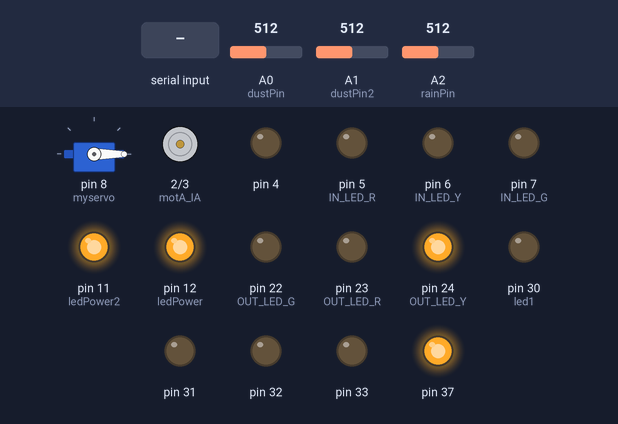
The sketch below on a simulated Arduino Mega 2560, built with avr-gcc and run on an emulated ATmega2560. Parts: servo, motor-driver pin pairs drawn as motors (green arrow = first pin HIGH = forward, orange = second pin HIGH = backward, longer = more drive), output pins drawn as LEDs (lit = HIGH). The test bench sets the inputs (shaded band); at power-on: A2 (rainPin) = 512, A0 (dustPin) = 512, A1 (dustPin2) = 512. What the sketch prints to the serial monitor is not drawn.

Above: at 7.0 s.
7.1 s: "y" received over Serial
At 14.9 s:
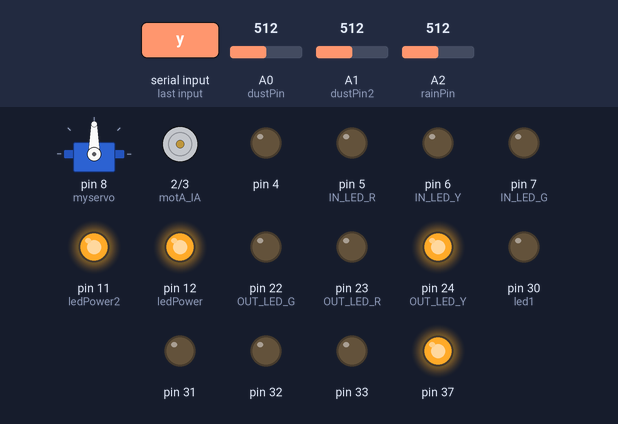
15.2 s: A2 (rainPin) set to 88
28.5 s: A2 (rainPin) set to 72
At 29.0 s:
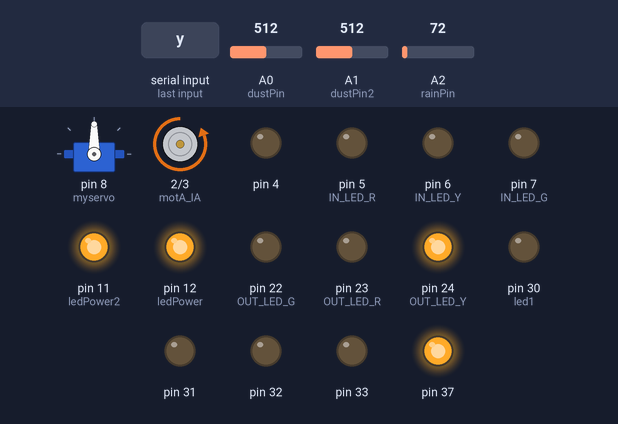
35.9 s: A0 (dustPin) set to 525
At 45.1 s:
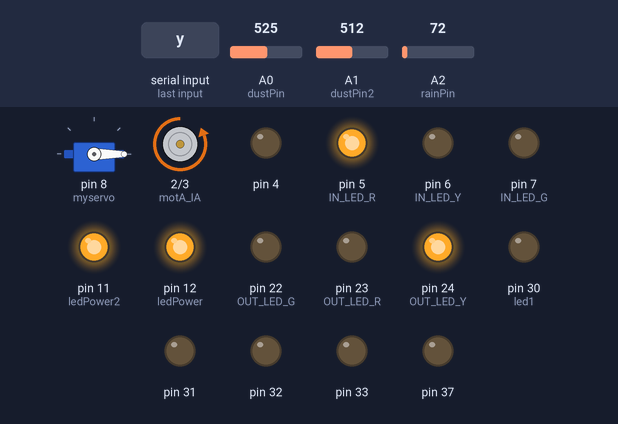
45.8 s: A1 (dustPin2) set to 716
At 50.1 s:
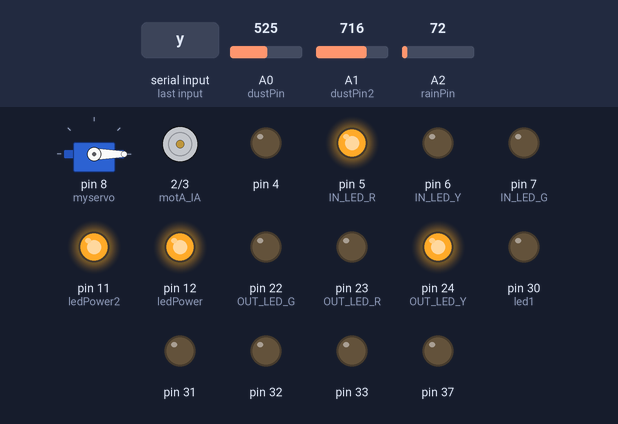
58.2 s: "t" received over Serial
At 66.4 s:
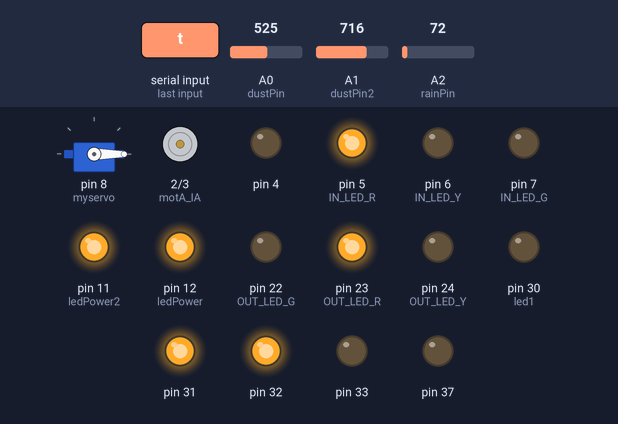
Timing chart, 0 to 73.7 s (numbered marks = the images above; inputs shaded):
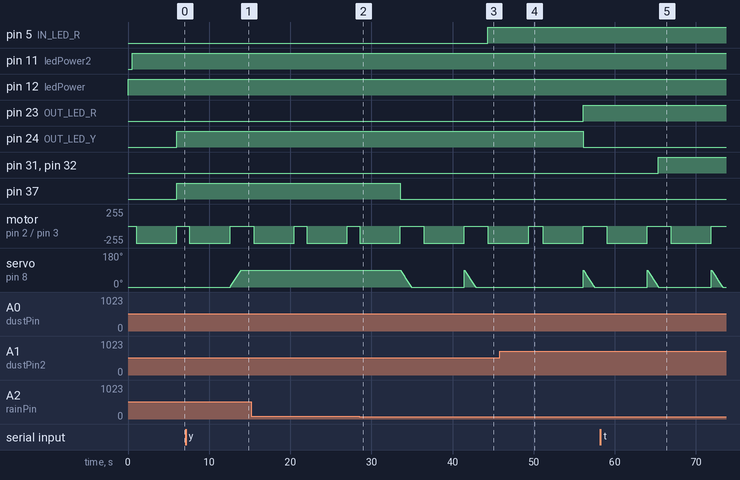

The sketch:

dust.ino
```cpp
//DC모터 핀 :2,3,40,41,42,43번
//36,37번핀 led
//미세먼지 핀 : A0,A1번  12,11번핀
//빗물센서 핀 A2번
//서보 모터 핀 : 8번
//내부 LED 1,2번 : 5,6,7번 33,34,35번
//내,외부 신호등 : 30,31,32번 /24,23,22번
//블루투스 RX,TX핀 : 0 ,1 번

//기본적인 미세먼지 동작원리

//미세먼지 센서는 센서에 빛이 얼만큼 도달하냐로 공기중의 먼지농도를 측정한다.
//적외선 LED에 LOW값을 주어서 적외선 LED를 켜고 0.28ms만큼 기다린다.
//그후에 analogRead를 통해 현재 A0의 값을 읽어들인다.
//analogRead를 통해 읽어들인후 40us만큼 기다린다.즉 0.04ms만큼 기다린다.
//적외선 led를 끈후 0.968ms만큼 기다린다.

//적용시킨 조건

//기본적으로 내부먼지 농도가 일정치 이상이고 외부값보다 높을때 창문이 open되고 환풍기가 작동.
//내부농도가 일정치 이상이지만 외부값이 내부값보다 높게 측정되면 창문 close
//외부에 빗방울이 감지되어 빗물센서에 감지되면 close
//앱으로 특정값을 설정시 센서값에 영향을 받지않고 수행

//led 상황
//초록:안전(90us/m3 이하) , 주황:경고(90<센서값<=300us/m3),빨강:위험(300us/m3이상)
//36,37

#include<Servo.h>
#include<SoftwareSerial.h>

#define OUT_LED_R 23
#define OUT_LED_Y 24
#define OUT_LED_G 22

#define IN_LED_R 5
#define IN_LED_Y 6
#define IN_LED_G 7

SoftwareSerial BTSerial(0,1);
Servo myservo;
int pos=0;//모터 각도 변수

int Color=0;//내부 led상태 0일경우 기본값 ,1일경우 앱으로 설정된값

// 내부 팬 모터
const int motA_IA=2;//모터 핀
const int motA_IB=3;

/*
const int motB_IA=40;//모터 핀
const int motB_IB=41;
const int motC_IA=42;//모터 핀
const int motC_IB=43;
*/

int dustPin=A0;//적외선 수신부가 연결된 핀(센서1)
float dustVal=0;
float dustDensityug=0;//내부 미세먼지 ug/m3
float voMeasured=0;
float calcVoltage=0;

int dustPin2=A1;//전외선 수신부가 연결된 핀(센서2)
float dustVal2=0;
float dustDensityug2=0;//외부 미세먼지 ug/m3
float voMeasured2=0;
float calcVoltage2=0;

int ledPower=12;//먼지센서 LED핀1
int ledPower2=11;//먼지센서 LED핀2
int delayTime=280;
int delayTime2=40;
float offTime=9600;

int rainPin = A2;//빗물센서 핀delay(100);
int rain=0;//빗물 상태

int flagDoorOpen=0;//창문 상태
int remoteDoor=0;//창문 앱 상태
int Fan=0;//팬 상태

void setup(){
  myservo.attach(8);//모터
  myservo.write(0);
  Serial.begin(9600);//시리얼 데이터 속도 9600

  pinMode(ledPower, OUTPUT);//미세먼지 적외선LED1
  pinMode(ledPower2, OUTPUT);//미세먼지 적외선LED2

  pinMode(30, OUTPUT); // 내부 led1
  pinMode(31, OUTPUT);
  pinMode(32, OUTPUT);

  pinMode(35,OUTPUT);//내부 led2
  pinMode(34,OUTPUT);
  pinMode(33,OUTPUT);

  pinMode(IN_LED_R, OUTPUT);// 내부 신호등
  pinMode(IN_LED_Y, OUTPUT);
  pinMode(IN_LED_G, OUTPUT);

  pinMode(OUT_LED_R, OUTPUT);//외부 신호등
  pinMode(OUT_LED_Y, OUTPUT);
  pinMode(OUT_LED_G, OUTPUT);


  pinMode(36, OUTPUT);
  pinMode(37, OUTPUT);

  pinMode(4, OUTPUT);

  pinMode(motA_IA,OUTPUT);
  pinMode(motA_IB,OUTPUT);
  /*pinMode(motB_IA,OUTPUT);
  pinMode(motB_IB,OUTPUT);
  pinMode(motC_IA,OUTPUT);
  pinMode(motC_IB,OUTPUT);*/
}

void loop(){   //센서에 빛이 얼마나 들어 오는지로 미세먼지 농도 확인
  digitalWrite(ledPower, LOW);//적외선led에 low값을 주어서 적외선 led를 켠다
  delayMicroseconds(delayTime);//마이크로 단위로 딜레이,280us만큼 기다린다. 즉 0.28ms만큼 기다린다

  dustVal=analogRead(dustPin);//그후에 analogRead를 통해 현재 A0의 값을 읽어들인다.
  calcVoltage = dustVal*(5.0/1024);//전압값 조정

  delayMicroseconds(delayTime2);//analogRead를 통해 읽어들인후 40us만큼 기다린다.즉 0.04ms만큼 기다린다.

  digitalWrite(ledPower, HIGH);//적외선 LED를 끈다.
  delayMicroseconds(delayTime2);

  digitalWrite(ledPower, HIGH);//그리고  0.968ms만큼 기다린다.
  delayMicroseconds(offTime);

  delay(500);// dust 1 딜레이

  digitalWrite(ledPower2, LOW);
  delayMicroseconds(delayTime);

  dustVal2=analogRead(dustPin2);
  calcVoltage2 = dustVal2*(5.0/1024);

  delayMicroseconds(delayTime2);

  digitalWrite(ledPower2, HIGH);
  delayMicroseconds(delayTime2);

  digitalWrite(ledPower2, HIGH);
  delayMicroseconds(offTime);

  delay(500);//dust 2 딜레이

  dustDensityug=(0.17*calcVoltage -0.1)*1000; //먼지센서 1값 도출식
    Serial.print("Dust Density [ug/m3] : ");
    Serial.println(dustDensityug);

  dustDensityug2=(0.17*calcVoltage2 -0.1)*1000; //먼지센서 2값 도출식
    Serial.print("Dust Density2 [ug/m3] : ");
    Serial.println(dustDensityug2);

  int readingrain=analogRead(rainPin);//빗물센서 시리얼 모니터로 통신,빗물센서는 물이 많이 묻어 있을수록 센서값이낮아짐
    Serial.print("빗물센서");
    Serial.println(readingrain);

  //빗물 센서를 80이하일때 rain변수를 1로 설정하고 이상일때는 0으로 설정
  if(readingrain<80) rain=1;
  else rain=0;

  if(dustDensityug>150){ //먼지센서 1이 150이상일경우
    if(dustDensityug>300 ){//먼지센서 1이 300이상인경우
      if(flagDoorOpen==0 && dustDensityug>dustDensityug2){//문상태가 닫혀있고 내부 센서값이 외부센서값보다 높을때
        if(remoteDoor==0 && rain==0){ // 앱으로 창문 조정하지 않은상태이며 비가 오지 않은 상태
          for(pos=0; pos<90; pos++){//모터 회전 (창 열림)
            myservo.write(pos);
            delay(15);
          }
          flagDoorOpen=1;//문이 열린상태로 표시
        }
        digitalWrite(IN_LED_R,HIGH);//빨간불 표시(내부 공기가 너무 탁함)
        digitalWrite(IN_LED_Y,LOW);
        digitalWrite(IN_LED_G,LOW);

        if(Fan==0){//앱으로 팬을 돌리지 않은경우
          DC();
          delay(200);
        }
      }
      else {
        flagDoorOpen=1;//문이 열린상태로 표시,이미 문이 열린상태이므로 팬만 작동
        if(Fan==0) DC();
      }
    }
    else{
      digitalWrite(IN_LED_R,LOW);//노란불 표시(내부 공기가 탁함)
      digitalWrite(IN_LED_Y,HIGH);
      digitalWrite(IN_LED_G,LOW);
      delay(500);
    }
  }
  else{
    digitalWrite(IN_LED_R,LOW);//초록불 표시 (내부 공기 좋음)
    digitalWrite(IN_LED_Y,LOW);
    digitalWrite(IN_LED_G,HIGH);
    if(remoteDoor==0){//내부 공기가 좋으므로 별도로 앱을 설정하지 않은경우 닫는다.
        if(flagDoorOpen == 1){
          for(pos=90; pos>=0;pos--){
            myservo.write(pos);
            delay(15);
          }
        }
        flagDoorOpen=0;
    }
  }

  if(dustDensityug2>150){
    if(dustDensityug2>300 && dustDensityug2>dustDensityug){ // 외부 미세먼지가 300 보다 크고 내부보다 클 때
      digitalWrite(OUT_LED_R,HIGH); // 빨간 불 상태....
      digitalWrite(OUT_LED_Y,LOW);
      digitalWrite(OUT_LED_G,LOW);
      if(flagDoorOpen==1) { // 이거는 아두이노 내에서 문이 열렸는가 체크, 1이니까 열린 상태
        //if(remoteDoor==0){ // 앱에서 별도로 설정 안했을 경우 문을 닫는다.
          if(flagDoorOpen == 1){
            for(pos=90; pos>=0;pos--){
              myservo.write(pos);
              delay(15);
            }
          }
        //} // if(remoteDoor == 0) 종료
        flagDoorOpen=0; // 닫힌 상태로 바꾸기
      } // if(flagDoorOpen == 1) 종료
      else flagDoorOpen=0; // ?
    } // 300보다 크고 내부보다 큰거 체크하는 if문 종료

    else{ // 그냥 150 이상일 경우는 노란불
      digitalWrite(OUT_LED_R,LOW);
      digitalWrite(OUT_LED_Y,HIGH);
      digitalWrite(OUT_LED_G,LOW);
    }
  }

  else{ // 정상이면 초록불
    digitalWrite(OUT_LED_R,LOW);
    digitalWrite(OUT_LED_Y,LOW);
    digitalWrite(OUT_LED_G,HIGH);
  }

  if(Color==0){//내부 led1 기본 상태
    digitalWrite(31, LOW);
    digitalWrite(32, LOW);
    digitalWrite(30, LOW);

    digitalWrite(33, LOW);//내부 led2 상태, led는 1번만 색상 변경가능하게 설정해두었음
    digitalWrite(34, LOW);
    digitalWrite(35, LOW);
  }

  //300이상이면 led 노란불 점등
  if(dustDensityug2>300) digitalWrite(36, LOW);//켜짐
  else digitalWrite(36,HIGH);//꺼짐

  //빗물센서에 빗물이 감지되면 빨간불 점등
  if(rain==1) {
    digitalWrite(37, LOW);//켜짐
    if(flagDoorOpen==1) { // 이거는 아두이노 내에서 문이 열렸는가 체크, 1이니까 열린 상태
        //if(remoteDoor==0){ // 앱에서 별도로 설정 안했을 경우 문을 닫는다.
          if(flagDoorOpen == 1){
            for(pos=90; pos>=0;pos--){
              myservo.write(pos);
              delay(15);
            }
          }
        //} // if(remoteDoor == 0) 종료
        flagDoorOpen=0; // 닫힌 상태로 바꾸기
      } // if(flagDoorOpen == 1) 종료
  }
  else {
    digitalWrite(37,HIGH);//꺼짐
  }

  // 외부먼지센서가 300이상이면 계속 켜져있다가 300이하로 내려가면 꺼짐(모터2,3번)
  //if(dustDensityug2>300) DC2();
  //else DC3();

  if(Serial.available()){ // 블루투스와 데이터를 주고 받으면서 명령 전달
    char BT;// bt 1번 버튼 .LED설정
    BT=Serial.read();
    //블루투스로 t가 전송되면 Red() 함수값 불러와서 실행,아래는 전부 같은 방식
    if(BT=='t') Red();
    if(BT=='b') Blue();
    if(BT=='g') Green();

    //Clear함수 실행시 led가 기본 상태로 돌아가게 된다
    if(BT=='c') Clear();

    //led를 꺼버린다
    if(BT=='o') LEDOFF();

    //팬을 앱으로 직접 돌릴시에 내부의 센서값에 상관없이 계속 돌게 된다.FanClear를 실행하지 않으면 센서값에 영향을 받지 않는다.Fan변수가 1로 설정되있기때문
    if(BT=='q') Fanon();
    if(BT=='w') Fanoff();

    //Fan변수를 0으로 돌려놓는다.센서값에 영향을 다시 받게된다.
    if(BT=='e') FanClear();

    //창문을 앱으로 열게 되면 센서값에 상관없이 열고 닫기를 할수있다.remoteDoor변수가 1로 넘어가서 센서값에 영향을 받지 않게된다/
    if(BT=='y') WindowOpen();
    if(BT=='u') WindowClose();
    if(BT=='i') WindowClear();//remote변수값을 0으로 되돌려 놓아 센서값에 영향을 받게 된다.
    Serial.println(BT);
  }
  delay(500);
}

void DC(){
  analogWrite(motA_IB,255);
  delay(5000);
  analogWrite(motA_IB,0);
}
/*
void DC2(){
  analogWrite(motB_IB,255);
  analogWrite(motC_IA,255);
}

void DC3(){
  analogWrite(motC_IA,0);
  analogWrite(motB_IB,0);
}*/

void Red(){
  digitalWrite(30,LOW);
  digitalWrite(31,HIGH);
  digitalWrite(32,HIGH);
  Color=1;
}

void Green(){
  digitalWrite(30,HIGH);
  digitalWrite(31,LOW);
  digitalWrite(32,HIGH);
  Color=1;
}

void Blue(){
  digitalWrite(30,HIGH);
  digitalWrite(31,HIGH);
  digitalWrite(32,LOW);
  Color=1;
}

void LEDOFF(){
  digitalWrite(30,HIGH);
  digitalWrite(31,HIGH);
  digitalWrite(32,HIGH);
  Color=1;
}

void Clear(){
  //앱사용으로 인해 Color변수값이 1 이였던것을 0으로 설정---기본 led색상으로 변경
  Color=0;
}

void Fanon(){
  //팬을 돌리게 하는 함수.앱으로 실행해서 사용시 Fan변수가 1이 되므로 센서값에 영향을 받지 않고 작동함
  Fan=1;
  analogWrite(motA_IB,255);
}

void Fanoff(){
  //팬을 정지 시키는 함수.실행시 Fan변수가 1이되므로 센서값에 영향을 받지 않고 꺼진 상태 유지
  Fan=1;
  analogWrite(motA_IB,0);
}

void FanClear(){
  //Fan변수를 0으로 되돌려서 센서값에 영향을 받으며 작동
  Fan=0;
  analogWrite(motA_IB,0);
}

void WindowOpen(){
  remoteDoor=1;
  if(pos<10){//모터각도가 10 이하일때 모터 회전
    for(pos=0; pos<=90; pos++){
      myservo.write(pos);
      delay(15);
    }
    flagDoorOpen=1;
  }
}

void WindowClose(){
  remoteDoor=1;
  if(pos>0){//모터 각도가0이상일때 모터 회전(즉 창문이 열려있으면 창문 닫는 함수)
    for(pos=90; pos>=0;pos--){
      myservo.write(pos);
      delay(15);
    }
    flagDoorOpen=0;
  }
}

void WindowClear(){
  remoteDoor=0;
  if(flagDoorOpen==1){
    for(pos=90; pos>=0; pos--){
      myservo.write(pos);
      delay(15);
    }
    flagDoorOpen=0;
  }
}
```

Measured:
- the behaviour switches between 80 and 79 on A2 (rainPin) (found by bisection; images 1 and 2)
- the behaviour switches between 512 and 513 on A0 (dustPin) (found by bisection; images 2 and 3)
- after the input at 7.1 s, motor on pin 2 (motA_IA) / pin 3 (motA_IB): goes on until 12.6 s, then stays stopped; servo on pin 8 (myservo): moves from 0° to 90° over 1.3 s, starting after 5.5 s
- after the input at 28.5 s, pin 37: HIGH → LOW after 5.0 s; motor on pin 2 (motA_IA) / pin 3 (motA_IB): goes on until 33.5 s, then stays stopped; servo on pin 8 (myservo): moves from 90° to 0° over 1.4 s, starting after 5.1 s
- after the input at 35.9 s, pin 5 (IN_LED_R): LOW → HIGH after 8.5 s
- after the input at 45.8 s, pin 23 (OUT_LED_R): LOW → HIGH after 10.3 s; pin 24 (OUT_LED_Y): HIGH → LOW after 10.3 s; motor on pin 2 (motA_IA) / pin 3 (motA_IB): goes on until 56.1 s, then stays stopped
- after the input at 58.2 s, pin 31, pin 32: LOW → HIGH after 7.2 s
